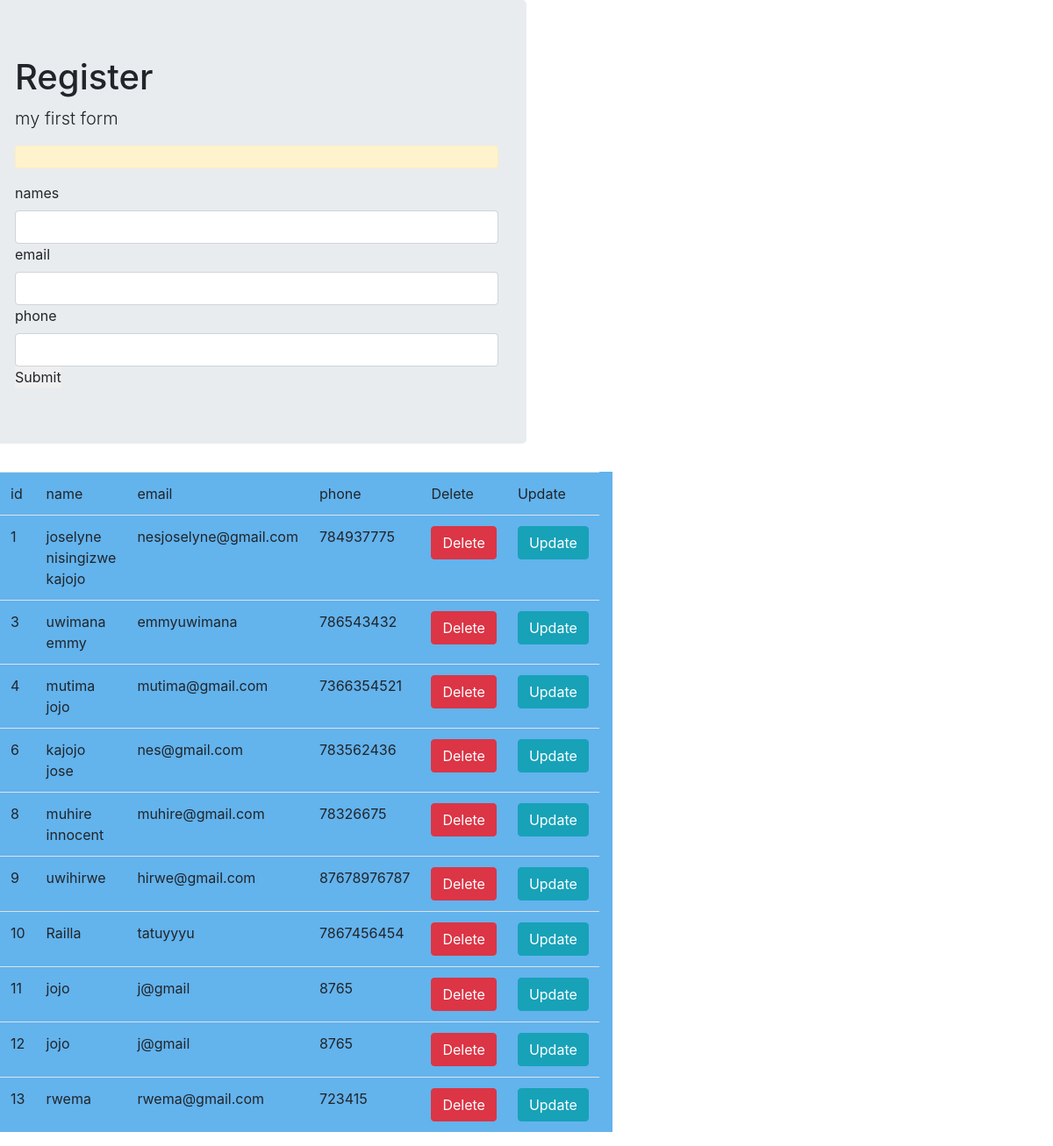
Page /registration/ on the earlier database version.
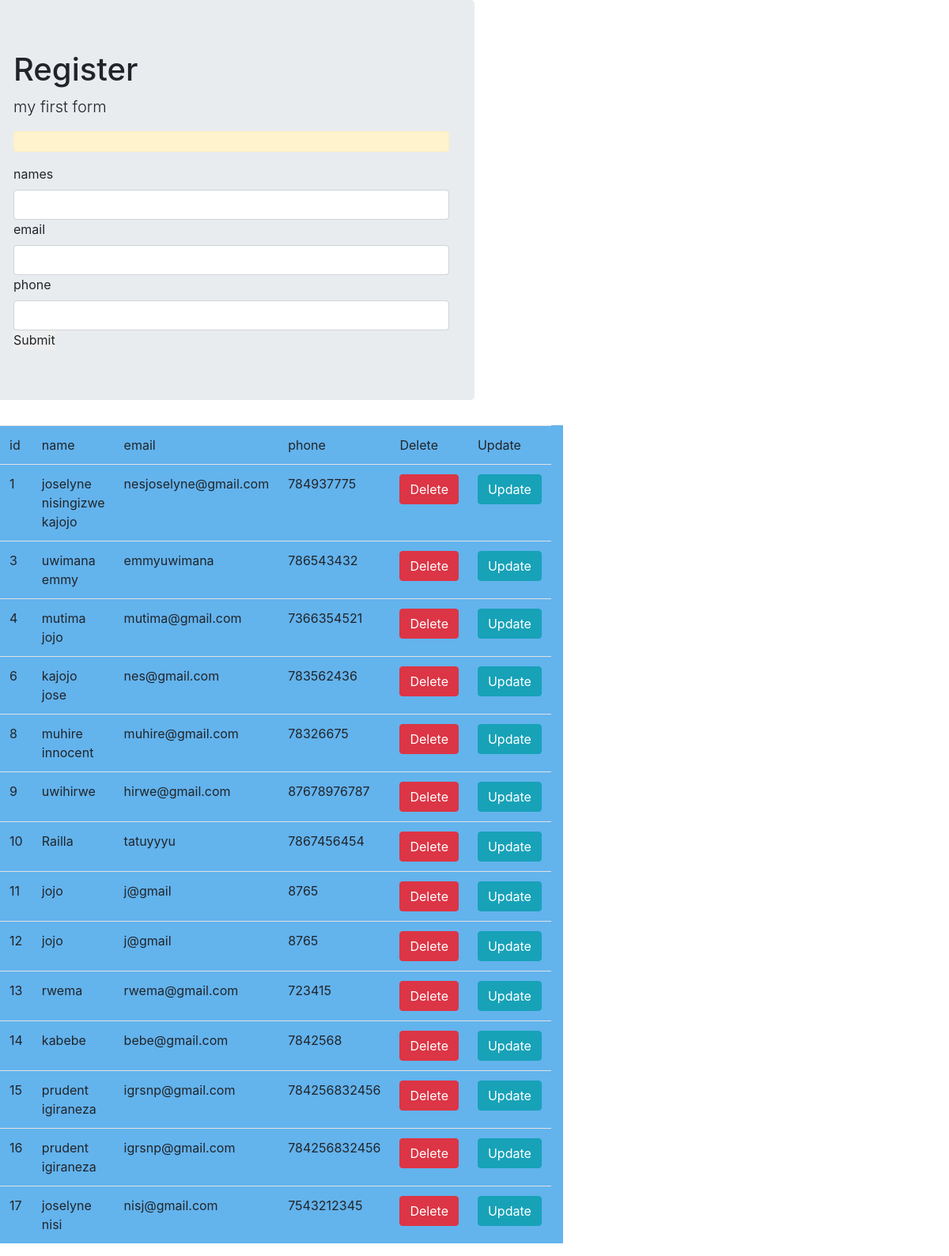
Same page on the later database version.
### home/models.py (models this page shows, shortened)
class Registration(models.Model):
    names = models.CharField(max_length=40)
    email = models.CharField(max_length=40)
    phone = models.IntegerField()

### home/views.py (the view, shortened to what this page needs)
# urls.py: path('registration/', views.registration, name='register'),
def registration(request):
    select = Registration.objects.all()
    return render(request,'register.html',{'data':select})

### templates/register.html (shortened to what this page needs)
<!DOCTYPE html>
<html lang="en">
<head>
    <link href="https://unpkg.com/tailwindcss@^1.0/dist/tailwind.min.css" rel="stylesheet">
    <link rel="stylesheet" href="https://stackpath.bootstrapcdn.com/bootstrap/4.5.2/css/bootstrap.min.css">
<link rel="stylesheet" href="https://cdn.jsdelivr.net/npm/uikit@3.5.7/dist/css/uikit.min.css" />
<link href="https://unpkg.com/aos@2.3.1/dist/aos.css" rel="stylesheet">
</head>
<body>
    <div class="row">
    <div class="jumbotron col-6">
    <h1>Register</h1>
    <p class="lead">my first form</p>
    <p class="alert alert-warning">{{message}}</p>
   <form action="{% url 'register' %}" method="POST">
       <label for="names" >names</label>
       <input type="text" name="names" class="form-control">
       <label for="email" >email</label>
       <input type="text" name="email" class="form-control">
       <label for="phone" >phone</label>
       <input type="text" name="phone" class="form-control">
       <input type="submit" name="submit" class="button">
   </form>
   </div>
   <div class="table col-6 bg-blue-400">
       <table>
           <tr><td>id</td><td>name</td><td>email</td><td>phone</td><td>Delete</td><td>Update</td></tr>
           {% for y in data %}
           <tr><td>{{ y.id }}</td><td>{{ y.names }}</td><td>{{ y.email }}</td><td>{{ y.phone }}</td>
         <td><a href="{% url 'deleteInfos' id=y.id  %}"><span class="btn btn-danger">Delete</span></a></td>
         <td><a href="{% url 'updateInfos' id=y.id  %}"><span class="btn btn-info">Update</span></a></td>
        </tr>
           {% endfor%}
    </table>
   </div>
   </div>
</body>
</html>

Differences in the rows shown:
added Registration: id "14", names "kabebe", email "bebe@gmail.com", phone "7842568"
added Registration: id "15", names "prudent igiraneza", email "igrsnp@gmail.com", phone "784256832456"
added Registration: id "16", names "prudent igiraneza", email "igrsnp@gmail.com", phone "784256832456"
added Registration: id "17", names "joselyne nisi", email "nisj@gmail.com", phone "7543212345"
